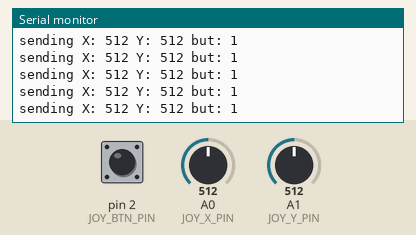
Recording of a sketch running on a simulated Arduino Uno, built with avr-gcc and run on an emulated ATmega328P. On the bench: the last lines printed to the serial monitor. Inputs (shaded band) come from the test bench; at power-on: A0 (JOY_X_PIN) = 512, A1 (JOY_Y_PIN) = 512, pin 2 (JOY_BTN_PIN) HIGH. No radio packets arrive unless stated.

Above: at 1.2 s.
1.3 s: A0 (JOY_X_PIN) set to 1023
At 1.34 s:
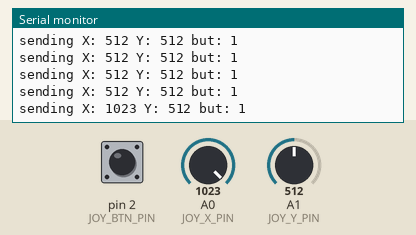
4.3 s: A1 (JOY_Y_PIN) set to 716
At 4.31 s:
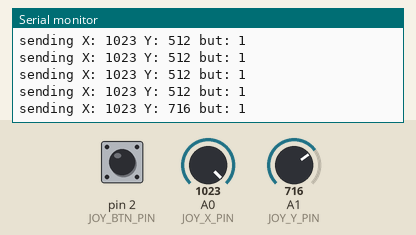
5.8 s: A0 (JOY_X_PIN) set to 900
At 5.84 s:
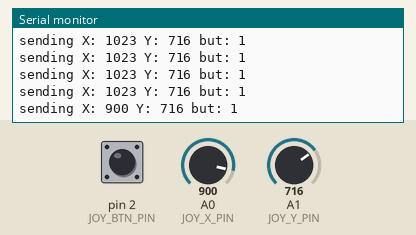
8.8 s: pin 2 (JOY_BTN_PIN) pulled LOW for 0.15 s
At 8.81 s:
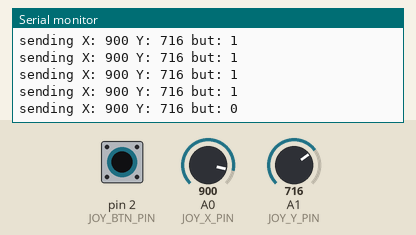
10.4 s: A1 (JOY_Y_PIN) set to 1023
At 10.44 s:
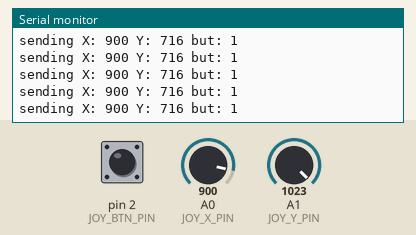
13.4 s: pin 2 (JOY_BTN_PIN) pulled LOW for 1 s
At 13.41 s:
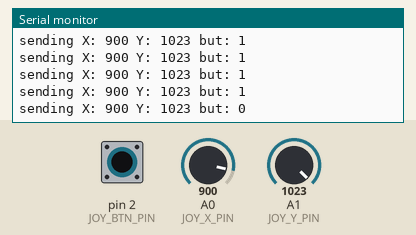
Timing chart, 0 to 16.4 s (numbered marks = the images above; inputs shaded):
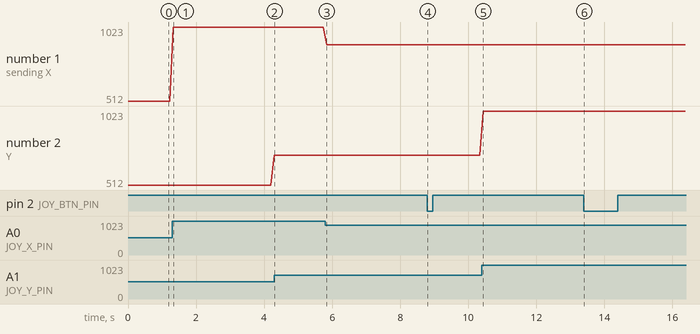

Measured:
- after the input at 1.3 s, the serial monitor: prints a new line at once (image 1)
- after the input at 4.3 s, the serial monitor: prints a new line at once (image 2)
- after the input at 5.8 s, the serial monitor: prints a new line at once (image 3)
- after the input at 8.8 s, the serial monitor: prints a new line at once (image 4)
- after the input at 13.4 s, the serial monitor: prints a new line at once (image 6)
- plotted number 1: 512 → 1023 after the input at 1.3 s, 1023 → 900 after the input at 5.8 s
- plotted number 2: 512 → 716 after the input at 4.3 s, 716 → 1023 after the input at 10.4 s

The sketch:

joystick_transmitter.ino
```cpp
#include <SPI.h>
#include "nRF24L01.h"
#include "RF24.h"

int msg[3];

//Receiver pin mappings
#define NRF_CE_PIN  4 //yellow
#define NRF_CSN_PIN 5 //orange
#define NRF_PIPE 0xE8E8F0F0E1LL

#define JOY_X_PIN   A0
#define JOY_Y_PIN   A1
#define JOY_BTN_PIN 2

RF24 radio(NRF_CE_PIN, NRF_CSN_PIN);
void setup() {
  Serial.begin(9600);

  //Joystick
  pinMode(JOY_X_PIN, INPUT);
  pinMode(JOY_Y_PIN, INPUT);
  pinMode(JOY_BTN_PIN, INPUT_PULLUP);

  //Transmitter
  radio.begin();
  radio.openWritingPipe(NRF_PIPE);
}

void transmitInfo(int xPos, int yPos, int btnState){
  msg[0] = xPos;
  msg[1] = yPos;
  msg[2] = btnState;
  Serial.print("sending X: ");
  Serial.print(msg[0]);
  Serial.print(" Y: ");
  Serial.print(msg[1]);
  Serial.print(" but: ");
  Serial.println(msg[2]);
  radio.write(msg, 6);
}

void loop() {
  transmitInfo(analogRead(JOY_X_PIN),
               analogRead(JOY_Y_PIN),
               digitalRead(JOY_BTN_PIN));

  delay(100); // add some delay between reads
}
```
